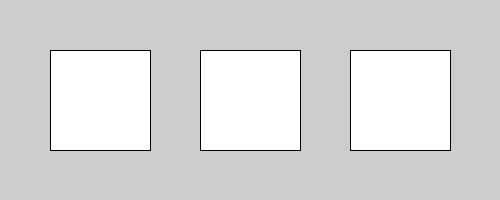
Frame 1 (no input)
Frame 60 (the mouse pressed at the canvas centre just before this capture): identical to frame 1, image omitted
Frame 120 (the mouse held since frame 60 and released just before this capture): identical to frame 1, image omitted

The Processing sketch that drew this single still picture (run headless with seeded random() and noise(); from frame 60 on, the mouse is pressed at the canvas centre):

// Processing sketch: buttons
// ── buttons.pde
Button play;
Button pause;
Button stop;

void setup() {
  size(500, 200);

  play = new Button(100, 100, 50, 50, "PLAY");
  pause = new Button(100, 100, 200, 50, "PAUSE");
  stop = new Button(100, 100, 350, 50, "STOP");
  //rectMode(CENTER);
  
}

void draw() {
  play.update();
  pause.update();
  stop.update();
}

void mousePressed(){
  if(play.active){
    println(play.name);
  }
}
// ── Button.pde
class Button {

  int w, h;
  int xc, yc;
  boolean active;
  String name;
  ;
  Button(int w_, int h_, int xc_, int yc_, String name_) {

    w = w_;
    h = h_;
    xc = xc_;
    yc = yc_;
    active = false;
    name = name_;
  }

  void update() {
    inside();
    display();
  }

  boolean inside() {
    if (mouseX > xc && mouseX < xc + w && mouseY > yc && mouseY < yc + h) {
      active = true;
      return true;
    } else {
      active = false;
      return false;
    }
  }

  void display() {
    rect(xc, yc, w, h);
  }
}
